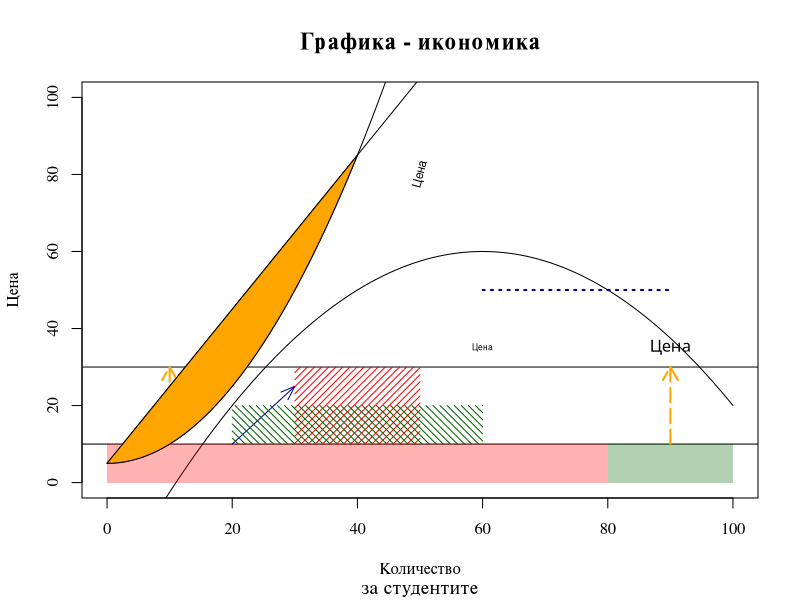
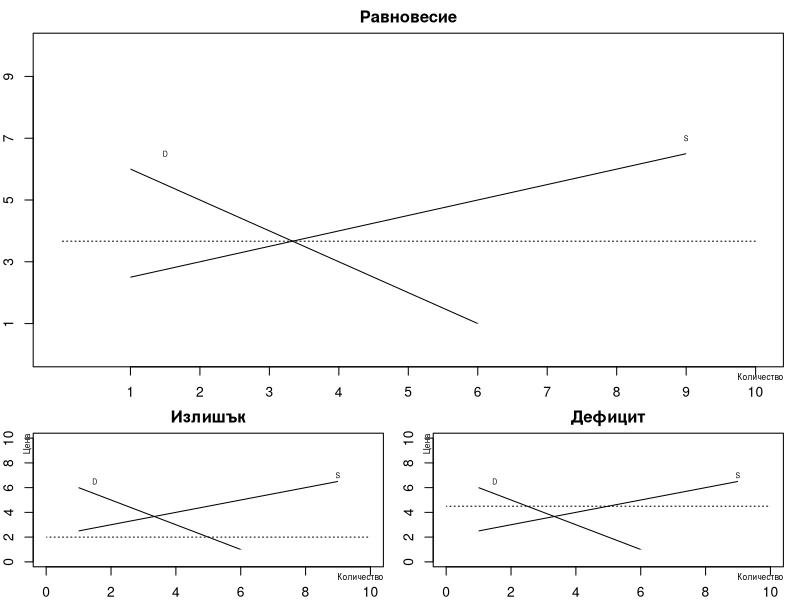

Generate these figures, in order, with R: (Note: this script raises an error after producing the figures.)

# draw a function
curve(2*x+5, xlim = c(0,100), ylim = c(0,100),
      main = "Графика - икономика",
      sub = "за студентите", 
      xlab = "Количество", ylab = "Цена", 
      family = "Times", 
      cex.main = 1.5, cex.lab = 1, 
      cex.sub = 1.2)
curve(1/20*x^2 + 5, add = T)
# The minus sign in front turns the function from U-shaped
# to bell curve. 1/2 in front of x and ()/10 changes the 
# width. The -30 parameter moves the vertex left and right
# and + 60 moves it vertically.
curve((-(1/2*x-30)^2)/10 + 60, add = T)
# draw two horizontal lines at heights 10 and 30
abline(h = c(10, 30))
# draw an arrow from point A(20, 10) to point B(30, 25)
# angle and length control the arrow head
arrows(20, 10, 30, 25, angle = 20, length = 0.15, col = "darkblue")
# draw two arrows from 10 to 30 vertical, at 10 and 90
arrows(c(10, 90), c(10, 10), c(10, 90), c(30, 30), 
       angle = 30, length = 0.15, col = "orange",
       lty = 5, lwd = 2)
# Draw a segmented line
segments(60, 50, 90, 50, col = "darkblue", lty = 3, lwd = 2)
# Draw a rectangle with point A(30, 10) and B(50,30)
rect(30, 10, 50, 30, col = "red", density = 20, border = "transparent")
rect(20, 10, 60, 20, col = "darkgreen", density = 20, 
     angle = -45, border = "transparent")
# The last parameter of rgb is transparency
rect(0, 0, 80, 10, col = rgb(1,0,0, 0.3), border = NA)
# Another way to use transparency is 
# through adjustcolor
rect(80, 0, 100, 10, col = adjustcolor("darkgreen", alpha.f = 0.3), border = NA)

# We can add text

# and change the font - see fc-list for available fonts
text(90, 35, "Цена", family = "UbuntuCondensed")
# We can change the size of the text with cex
text(60, 35, "Цена", cex = 0.5)
# And the rotation with srt
text(50, 80, "Цена", cex = 0.7, srt = 75)
# Start polygon
# You need to give the coordinates of each point
# That is why we make a vector xx
# which consists of two parts - 
# the first is when x increases
# and then when it decreases
# and the corresponding y values go to yy
xc1 <- seq(0,40, by =1)
xc2 <- seq(40,0, by = -1) # or use rev(xc1)
xx <- c(xc1, xc2)
yy <-c(2*xc1+5, 1/20*xc2^2+5) 
polygon(xx, yy, col = "orange")

# Create a layout with three plots
# One on top of the other two
# The matrix says that we should use plot 1 in the first
# two quadrants. The height of the first will be 3 times
# the size of the others. We can also use the width parameter
# but for this we must use width, instead of height.

layout(matrix(c(1, 1, 2, 3), 2, 2, byrow=T), height=c(2,1))
par(mar = c(2,2,2,1))

# plot 1 - equilibrium
# this creates empty plot with limits from 0 to 10 and doesn't 
# draw any axis. We add them later with the axis parameter, 
# which also adds tick with the at parameter.
par(xpd = TRUE) # This allows me to put 
# text labels outside the axis
plot(0, xlim = c(0,10), ylim = c(0,10), main = "Равновесие", type = "n",
     xaxt = "n", yaxt = "n")
axis(side = 1, at = seq(1,10,1))
axis(side = 2, at = seq(1,10,2))
curve(7-x, add = T, clip(1,9,1,9))
curve(2+1/2*x, add = T, clip(1,9,1,9))
abline(h = 11/3, lty = 3, clip(0,10,0,10))
text(1.5, 6.5, "D", cex = 0.5)
text(9, 7, "S", cex = 0.5)
mtext(text = "Количество", side = 1, adj = 1, cex = 0.5)
mtext(text = "Цена", side = 2, adj = 1, cex = 0.5, line = 2)
# side is - 1 for x axis, 2 - for y axis. At is the position on 
# the axis. Line shows how close to be to the axis.
text(-2, 11/3, "P = 11/3")

plot(0, xlim = c(0,10), ylim = c(0,10), main = "Излишък", type = "n")
curve(7-x, add = T, clip(1,9,1,9))
curve(2+1/2*x, add = T, clip(1,9,1,9))
abline(h = 2, lty = 3, clip(0,10,0,10))
text(1.5, 6.5, "D", cex = 0.5)
text(9, 7, "S", cex = 0.5)
mtext(text = "Количество", side = 1, adj = 1, cex = 0.5)
mtext(text = "Цена", side = 2, adj = 1, cex = 0.5)


plot(0, xlim = c(0,10), ylim = c(0,10), main = "Дефицит", type = "n")
curve(7-x, add = T, clip(1,9,1,9))
curve(2+1/2*x, add = T, clip(1,9,1,9))
abline(h = 4.5, lty = 3, clip(0,10,0,10))
text(1.5, 6.5, "D", cex = 0.5)
text(9, 7, "S", cex = 0.5)
mtext(text = "Количество", side = 1, adj = 1, cex = 0.5)
mtext(text = "Цена", side = 2, adj = 1, cex = 0.5)

dev.off() # to reset the layout

# This option options(scipen = 3) is very important. Without it the 
# graph could sometimes have on the axis 1e+05, etc. To restore
# the default use options(scipen = 0). Also, scipen = 10 will work.


# Note: for ggplot we can first load the library scales
# library(scales). Then add
# + scale_x_continuous(labels = comma)

# We also remove the axes with "axes = F" and add them
# later with axis(1, pos = 0) and axis(2, pos = 0)

# Note: if we want our axes to start at 0, we use the options
# xaxs = "i", yaxs = "i"

# Note: if we want to do it in ggplot, we add
# + scale_x_continuous(expand=c(0,0))

manipulate(plot(1:x), x = slider(5, 10))
data(mtcars)
manipulate(
  plot(cars, xlim = c(x.min, x.max), type = type,
       axes = axes, ann = label),
  x.min = slider(0,15),
  x.max = slider(15,30, initial = 25),
  type = picker("p", "l", "b", "c", "o", "h", "s", "S", "n"),
  axes = checkbox(TRUE, "Draw Axes"),
  label = checkbox(FALSE, "Draw Labels"))
